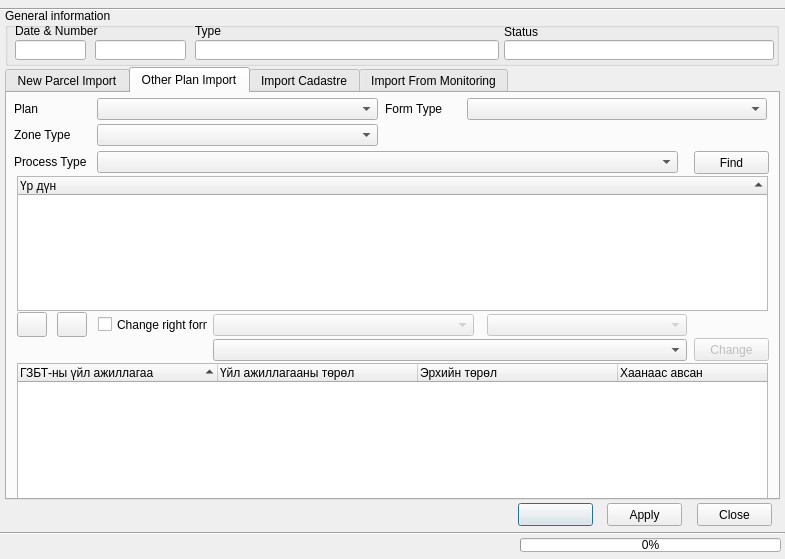
<?xml version="1.0" encoding="UTF-8"?>
<ui version="4.0">
 <class>PlanCaseDialog</class>
 <widget class="QDialog" name="PlanCaseDialog">
  <property name="geometry">
   <rect>
    <x>0</x>
    <y>0</y>
    <width>785</width>
    <height>559</height>
   </rect>
  </property>
  <property name="windowTitle">
   <string>Dialog</string>
  </property>
  <widget class="QGroupBox" name="groupBox">
   <property name="geometry">
    <rect>
     <x>5</x>
     <y>8</y>
     <width>774</width>
     <height>58</height>
    </rect>
   </property>
   <property name="title">
    <string>General information</string>
   </property>
   <widget class="QLabel" name="label_2">
    <property name="geometry">
     <rect>
      <x>10</x>
      <y>16</y>
      <width>167</width>
      <height>13</height>
     </rect>
    </property>
    <property name="text">
     <string>Date &amp; Number</string>
    </property>
   </widget>
   <widget class="QLineEdit" name="type_edit">
    <property name="geometry">
     <rect>
      <x>190</x>
      <y>32</y>
      <width>304</width>
      <height>20</height>
     </rect>
    </property>
    <property name="readOnly">
     <bool>true</bool>
    </property>
   </widget>
   <widget class="QLabel" name="label_3">
    <property name="geometry">
     <rect>
      <x>190</x>
      <y>15</y>
      <width>231</width>
      <height>16</height>
     </rect>
    </property>
    <property name="text">
     <string>Type</string>
    </property>
   </widget>
   <widget class="QLineEdit" name="date_edit">
    <property name="geometry">
     <rect>
      <x>10</x>
      <y>32</y>
      <width>71</width>
      <height>20</height>
     </rect>
    </property>
    <property name="readOnly">
     <bool>true</bool>
    </property>
   </widget>
   <widget class="QLineEdit" name="plan_num_edit">
    <property name="geometry">
     <rect>
      <x>90</x>
      <y>32</y>
      <width>91</width>
      <height>20</height>
     </rect>
    </property>
    <property name="readOnly">
     <bool>true</bool>
    </property>
   </widget>
   <widget class="QLineEdit" name="status_edit">
    <property name="geometry">
     <rect>
      <x>499</x>
      <y>32</y>
      <width>270</width>
      <height>20</height>
     </rect>
    </property>
    <property name="readOnly">
     <bool>true</bool>
    </property>
   </widget>
   <widget class="QLabel" name="label_4">
    <property name="geometry">
     <rect>
      <x>499</x>
      <y>16</y>
      <width>81</width>
      <height>16</height>
     </rect>
    </property>
    <property name="text">
     <string>Status</string>
    </property>
   </widget>
  </widget>
  <widget class="Line" name="line">
   <property name="geometry">
    <rect>
     <x>0</x>
     <y>6</y>
     <width>785</width>
     <height>7</height>
    </rect>
   </property>
   <property name="orientation">
    <enum>Qt::Horizontal</enum>
   </property>
  </widget>
  <widget class="Line" name="line_2">
   <property name="geometry">
    <rect>
     <x>0</x>
     <y>530</y>
     <width>785</width>
     <height>7</height>
    </rect>
   </property>
   <property name="orientation">
    <enum>Qt::Horizontal</enum>
   </property>
  </widget>
  <widget class="QPushButton" name="help_button">
   <property name="geometry">
    <rect>
     <x>518</x>
     <y>503</y>
     <width>75</width>
     <height>23</height>
    </rect>
   </property>
   <property name="styleSheet">
    <string notr="true">image: url(:/plugins/lm2/help_button.png);</string>
   </property>
   <property name="text">
    <string/>
   </property>
   <property name="icon">
    <iconset resource="resources.qrc">
     <normaloff>:/plugins/lm2/help_button.png</normaloff>:/plugins/lm2/help_button.png</iconset>
   </property>
  </widget>
  <widget class="QPushButton" name="close_button">
   <property name="geometry">
    <rect>
     <x>697</x>
     <y>503</y>
     <width>75</width>
     <height>23</height>
    </rect>
   </property>
   <property name="text">
    <string>Close</string>
   </property>
  </widget>
  <widget class="QPushButton" name="apply_button">
   <property name="geometry">
    <rect>
     <x>607</x>
     <y>503</y>
     <width>75</width>
     <height>23</height>
    </rect>
   </property>
   <property name="text">
    <string>Apply</string>
   </property>
  </widget>
  <widget class="QTabWidget" name="tabWidget">
   <property name="geometry">
    <rect>
     <x>5</x>
     <y>67</y>
     <width>775</width>
     <height>433</height>
    </rect>
   </property>
   <property name="currentIndex">
    <number>1</number>
   </property>
   <widget class="QWidget" name="tab">
    <attribute name="title">
     <string>New Parcel Import</string>
    </attribute>
    <widget class="QTreeWidget" name="result_twidget">
     <property name="geometry">
      <rect>
       <x>401</x>
       <y>6</y>
       <width>361</width>
       <height>397</height>
      </rect>
     </property>
     <property name="verticalScrollBarPolicy">
      <enum>Qt::ScrollBarAlwaysOn</enum>
     </property>
     <attribute name="headerDefaultSectionSize">
      <number>100</number>
     </attribute>
     <column>
      <property name="text">
       <string>Maintenance Case Objects</string>
      </property>
     </column>
    </widget>
    <widget class="QGroupBox" name="import_groupbox">
     <property name="enabled">
      <bool>true</bool>
     </property>
     <property name="geometry">
      <rect>
       <x>11</x>
       <y>0</y>
       <width>381</width>
       <height>241</height>
      </rect>
     </property>
     <property name="title">
      <string>Import</string>
     </property>
     <widget class="QLineEdit" name="parcel_shape_edit">
      <property name="geometry">
       <rect>
        <x>9</x>
        <y>212</y>
        <width>311</width>
        <height>21</height>
       </rect>
      </property>
      <property name="readOnly">
       <bool>true</bool>
      </property>
     </widget>
     <widget class="QLabel" name="label">
      <property name="geometry">
       <rect>
        <x>10</x>
        <y>193</y>
        <width>311</width>
        <height>16</height>
       </rect>
      </property>
      <property name="text">
       <string>Parcel Shapefile</string>
      </property>
     </widget>
     <widget class="QPushButton" name="open_parcel_file_button">
      <property name="geometry">
       <rect>
        <x>330</x>
        <y>210</y>
        <width>42</width>
        <height>25</height>
       </rect>
      </property>
      <property name="text">
       <string/>
      </property>
      <property name="icon">
       <iconset resource="resources.qrc">
        <normaloff>:/plugins/lm2/open.png</normaloff>:/plugins/lm2/open.png</iconset>
      </property>
     </widget>
     <widget class="QRadioButton" name="point_rbutton">
      <property name="geometry">
       <rect>
        <x>150</x>
        <y>173</y>
        <width>82</width>
        <height>17</height>
       </rect>
      </property>
      <property name="text">
       <string>Point</string>
      </property>
     </widget>
     <widget class="QRadioButton" name="line_rbutton">
      <property name="geometry">
       <rect>
        <x>280</x>
        <y>173</y>
        <width>91</width>
        <height>17</height>
       </rect>
      </property>
      <property name="text">
       <string>Line</string>
      </property>
     </widget>
     <widget class="QRadioButton" name="polygon_rbutton">
      <property name="enabled">
       <bool>true</bool>
      </property>
      <property name="geometry">
       <rect>
        <x>10</x>
        <y>173</y>
        <width>82</width>
        <height>17</height>
       </rect>
      </property>
      <property name="text">
       <string>Polygon</string>
      </property>
     </widget>
     <widget class="QComboBox" name="shp_process_type_cbox">
      <property name="enabled">
       <bool>false</bool>
      </property>
      <property name="geometry">
       <rect>
        <x>10</x>
        <y>145</y>
        <width>361</width>
        <height>22</height>
       </rect>
      </property>
      <property name="toolTip">
       <string/>
      </property>
     </widget>
     <widget class="QCheckBox" name="if_single_type_chbox">
      <property name="geometry">
       <rect>
        <x>10</x>
        <y>105</y>
        <width>361</width>
        <height>17</height>
       </rect>
      </property>
      <property name="text">
       <string>Зөвхөн нэг арга хэмжээгээр оруулах</string>
      </property>
     </widget>
     <widget class="QCheckBox" name="default_plan_zone_chbox">
      <property name="geometry">
       <rect>
        <x>10</x>
        <y>124</y>
        <width>361</width>
        <height>17</height>
       </rect>
      </property>
      <property name="text">
       <string>Үндсэн тохиргооноос авах</string>
      </property>
     </widget>
     <widget class="QComboBox" name="shp_rigth_form_cbox">
      <property name="enabled">
       <bool>true</bool>
      </property>
      <property name="geometry">
       <rect>
        <x>10</x>
        <y>34</y>
        <width>361</width>
        <height>22</height>
       </rect>
      </property>
      <property name="toolTip">
       <string/>
      </property>
     </widget>
     <widget class="QLabel" name="label_6">
      <property name="geometry">
       <rect>
        <x>11</x>
        <y>17</y>
        <width>361</width>
        <height>16</height>
       </rect>
      </property>
      <property name="text">
       <string>Арга хэмжээний төрөл</string>
      </property>
     </widget>
     <widget class="QComboBox" name="shp_right_type_change_cbox">
      <property name="enabled">
       <bool>false</bool>
      </property>
      <property name="geometry">
       <rect>
        <x>10</x>
        <y>80</y>
        <width>361</width>
        <height>22</height>
       </rect>
      </property>
     </widget>
     <widget class="QLabel" name="label_7">
      <property name="geometry">
       <rect>
        <x>10</x>
        <y>60</y>
        <width>361</width>
        <height>16</height>
       </rect>
      </property>
      <property name="text">
       <string>Эрхийн төрөл</string>
      </property>
     </widget>
    </widget>
    <widget class="QLabel" name="message_label">
     <property name="geometry">
      <rect>
       <x>12</x>
       <y>250</y>
       <width>377</width>
       <height>151</height>
      </rect>
     </property>
     <property name="font">
      <font>
       <weight>75</weight>
       <bold>true</bold>
      </font>
     </property>
     <property name="text">
      <string>Message Information</string>
     </property>
    </widget>
   </widget>
   <widget class="QWidget" name="tab_2">
    <attribute name="title">
     <string>Other Plan Import</string>
    </attribute>
    <widget class="QTreeWidget" name="main_tree_widget">
     <property name="geometry">
      <rect>
       <x>10</x>
       <y>83</y>
       <width>751</width>
       <height>135</height>
      </rect>
     </property>
     <property name="sortingEnabled">
      <bool>true</bool>
     </property>
     <property name="wordWrap">
      <bool>true</bool>
     </property>
     <column>
      <property name="text">
       <string>Үр дүн</string>
      </property>
     </column>
    </widget>
    <widget class="QLabel" name="label_10">
     <property name="geometry">
      <rect>
       <x>7</x>
       <y>34</y>
       <width>80</width>
       <height>16</height>
      </rect>
     </property>
     <property name="text">
      <string>Zone Type</string>
     </property>
    </widget>
    <widget class="QComboBox" name="zone_type_cbox">
     <property name="geometry">
      <rect>
       <x>90</x>
       <y>31</y>
       <width>281</width>
       <height>22</height>
      </rect>
     </property>
    </widget>
    <widget class="QComboBox" name="main_process_type_cbox">
     <property name="geometry">
      <rect>
       <x>90</x>
       <y>58</y>
       <width>581</width>
       <height>22</height>
      </rect>
     </property>
    </widget>
    <widget class="QLabel" name="label_5">
     <property name="geometry">
      <rect>
       <x>7</x>
       <y>61</y>
       <width>80</width>
       <height>16</height>
      </rect>
     </property>
     <property name="text">
      <string>Process Type</string>
     </property>
    </widget>
    <widget class="QPushButton" name="add_button">
     <property name="geometry">
      <rect>
       <x>10</x>
       <y>219</y>
       <width>30</width>
       <height>25</height>
      </rect>
     </property>
     <property name="text">
      <string/>
     </property>
     <property name="icon">
      <iconset resource="resources.qrc">
       <normaloff>:/plugins/lm2/down_button.png</normaloff>:/plugins/lm2/down_button.png</iconset>
     </property>
    </widget>
    <widget class="QPushButton" name="remove_button">
     <property name="geometry">
      <rect>
       <x>50</x>
       <y>219</y>
       <width>30</width>
       <height>25</height>
      </rect>
     </property>
     <property name="text">
      <string/>
     </property>
     <property name="icon">
      <iconset resource="resources.qrc">
       <normaloff>:/plugins/lm2/up_button.png</normaloff>:/plugins/lm2/up_button.png</iconset>
     </property>
    </widget>
    <widget class="QLabel" name="label_11">
     <property name="geometry">
      <rect>
       <x>7</x>
       <y>8</y>
       <width>80</width>
       <height>16</height>
      </rect>
     </property>
     <property name="text">
      <string>Plan</string>
     </property>
    </widget>
    <widget class="QComboBox" name="plan_cbox">
     <property name="geometry">
      <rect>
       <x>90</x>
       <y>5</y>
       <width>281</width>
       <height>22</height>
      </rect>
     </property>
    </widget>
    <widget class="QPushButton" name="find_button">
     <property name="geometry">
      <rect>
       <x>687</x>
       <y>58</y>
       <width>75</width>
       <height>23</height>
      </rect>
     </property>
     <property name="text">
      <string>Find</string>
     </property>
    </widget>
    <widget class="QTreeWidget" name="current_tree_widget">
     <property name="geometry">
      <rect>
       <x>10</x>
       <y>270</y>
       <width>751</width>
       <height>136</height>
      </rect>
     </property>
     <property name="sortingEnabled">
      <bool>true</bool>
     </property>
     <property name="wordWrap">
      <bool>true</bool>
     </property>
     <attribute name="headerDefaultSectionSize">
      <number>200</number>
     </attribute>
     <column>
      <property name="text">
       <string>ГЗБТ-ны үйл ажиллагаа</string>
      </property>
     </column>
     <column>
      <property name="text">
       <string>Үйл ажиллагааны төрөл</string>
      </property>
     </column>
     <column>
      <property name="text">
       <string>Эрхийн төрөл</string>
      </property>
     </column>
     <column>
      <property name="text">
       <string>Хаанаас авсан</string>
      </property>
     </column>
    </widget>
    <widget class="QComboBox" name="form_type_cbox">
     <property name="geometry">
      <rect>
       <x>460</x>
       <y>5</y>
       <width>300</width>
       <height>22</height>
      </rect>
     </property>
    </widget>
    <widget class="QLabel" name="label_12">
     <property name="geometry">
      <rect>
       <x>378</x>
       <y>8</y>
       <width>80</width>
       <height>16</height>
      </rect>
     </property>
     <property name="text">
      <string>Form Type</string>
     </property>
    </widget>
    <widget class="QPushButton" name="form_change_button">
     <property name="enabled">
      <bool>false</bool>
     </property>
     <property name="geometry">
      <rect>
       <x>687</x>
       <y>245</y>
       <width>75</width>
       <height>23</height>
      </rect>
     </property>
     <property name="text">
      <string>Change</string>
     </property>
    </widget>
    <widget class="QComboBox" name="form_type_change_cbox">
     <property name="enabled">
      <bool>false</bool>
     </property>
     <property name="geometry">
      <rect>
       <x>206</x>
       <y>221</y>
       <width>261</width>
       <height>22</height>
      </rect>
     </property>
    </widget>
    <widget class="QCheckBox" name="change_form_check_box">
     <property name="geometry">
      <rect>
       <x>91</x>
       <y>223</y>
       <width>110</width>
       <height>17</height>
      </rect>
     </property>
     <property name="text">
      <string>Change right form</string>
     </property>
    </widget>
    <widget class="QComboBox" name="right_type_change_cbox">
     <property name="enabled">
      <bool>false</bool>
     </property>
     <property name="geometry">
      <rect>
       <x>480</x>
       <y>221</y>
       <width>200</width>
       <height>22</height>
      </rect>
     </property>
    </widget>
    <widget class="QComboBox" name="current_process_type_cbox">
     <property name="enabled">
      <bool>true</bool>
     </property>
     <property name="geometry">
      <rect>
       <x>206</x>
       <y>246</y>
       <width>474</width>
       <height>22</height>
      </rect>
     </property>
    </widget>
   </widget>
   <widget class="QWidget" name="tab_3">
    <attribute name="title">
     <string>Import Cadastre</string>
    </attribute>
    <widget class="QLabel" name="label_13">
     <property name="geometry">
      <rect>
       <x>7</x>
       <y>8</y>
       <width>80</width>
       <height>16</height>
      </rect>
     </property>
     <property name="text">
      <string>Right Type</string>
     </property>
    </widget>
    <widget class="QComboBox" name="cadastre_right_type_cbox">
     <property name="geometry">
      <rect>
       <x>90</x>
       <y>5</y>
       <width>251</width>
       <height>22</height>
      </rect>
     </property>
    </widget>
    <widget class="QLabel" name="label_14">
     <property name="geometry">
      <rect>
       <x>350</x>
       <y>8</y>
       <width>80</width>
       <height>16</height>
      </rect>
     </property>
     <property name="text">
      <string>Land Use</string>
     </property>
    </widget>
    <widget class="QComboBox" name="land_use_type_cbox">
     <property name="geometry">
      <rect>
       <x>429</x>
       <y>5</y>
       <width>331</width>
       <height>22</height>
      </rect>
     </property>
    </widget>
    <widget class="QLabel" name="label_84">
     <property name="geometry">
      <rect>
       <x>430</x>
       <y>34</y>
       <width>81</width>
       <height>16</height>
      </rect>
     </property>
     <property name="text">
      <string>Khashaa</string>
     </property>
    </widget>
    <widget class="QLabel" name="label_25">
     <property name="geometry">
      <rect>
       <x>270</x>
       <y>31</y>
       <width>150</width>
       <height>17</height>
      </rect>
     </property>
     <property name="text">
      <string>Right Holder Name</string>
     </property>
    </widget>
    <widget class="QLineEdit" name="parcel_khashaa_edit">
     <property name="geometry">
      <rect>
       <x>430</x>
       <y>50</y>
       <width>75</width>
       <height>20</height>
      </rect>
     </property>
    </widget>
    <widget class="QLineEdit" name="parcel_streetname_edit">
     <property name="geometry">
      <rect>
       <x>516</x>
       <y>50</y>
       <width>160</width>
       <height>20</height>
      </rect>
     </property>
    </widget>
    <widget class="QLabel" name="label_83">
     <property name="geometry">
      <rect>
       <x>515</x>
       <y>31</y>
       <width>150</width>
       <height>17</height>
      </rect>
     </property>
     <property name="text">
      <string>Street Name</string>
     </property>
    </widget>
    <widget class="QLineEdit" name="parcel_right_holder_name_edit">
     <property name="geometry">
      <rect>
       <x>270</x>
       <y>50</y>
       <width>150</width>
       <height>20</height>
      </rect>
     </property>
    </widget>
    <widget class="QLineEdit" name="personal_parcel_edit">
     <property name="geometry">
      <rect>
       <x>140</x>
       <y>50</y>
       <width>120</width>
       <height>20</height>
      </rect>
     </property>
    </widget>
    <widget class="QLabel" name="label_70">
     <property name="geometry">
      <rect>
       <x>140</x>
       <y>34</y>
       <width>120</width>
       <height>11</height>
      </rect>
     </property>
     <property name="text">
      <string>Personal / Company ID</string>
     </property>
    </widget>
    <widget class="QLineEdit" name="parcel_num_edit">
     <property name="geometry">
      <rect>
       <x>10</x>
       <y>50</y>
       <width>120</width>
       <height>20</height>
      </rect>
     </property>
    </widget>
    <widget class="QLabel" name="label_22">
     <property name="geometry">
      <rect>
       <x>10</x>
       <y>31</y>
       <width>120</width>
       <height>17</height>
      </rect>
     </property>
     <property name="text">
      <string>Parcel Number</string>
     </property>
    </widget>
    <widget class="QPushButton" name="cadastre_form_change_button">
     <property name="enabled">
      <bool>false</bool>
     </property>
     <property name="geometry">
      <rect>
       <x>686</x>
       <y>239</y>
       <width>75</width>
       <height>23</height>
      </rect>
     </property>
     <property name="text">
      <string>Change</string>
     </property>
    </widget>
    <widget class="QPushButton" name="cad_add_button">
     <property name="geometry">
      <rect>
       <x>10</x>
       <y>213</y>
       <width>30</width>
       <height>25</height>
      </rect>
     </property>
     <property name="text">
      <string/>
     </property>
     <property name="icon">
      <iconset resource="resources.qrc">
       <normaloff>:/plugins/lm2/down_button.png</normaloff>:/plugins/lm2/down_button.png</iconset>
     </property>
    </widget>
    <widget class="QCheckBox" name="cadastre_change_form_check_box">
     <property name="geometry">
      <rect>
       <x>91</x>
       <y>217</y>
       <width>110</width>
       <height>17</height>
      </rect>
     </property>
     <property name="text">
      <string>Change right form</string>
     </property>
    </widget>
    <widget class="QTableWidget" name="cadastre_current_twidget">
     <property name="geometry">
      <rect>
       <x>10</x>
       <y>266</y>
       <width>751</width>
       <height>140</height>
      </rect>
     </property>
     <property name="sortingEnabled">
      <bool>true</bool>
     </property>
     <attribute name="horizontalHeaderDefaultSectionSize">
      <number>200</number>
     </attribute>
     <attribute name="horizontalHeaderMinimumSectionSize">
      <number>35</number>
     </attribute>
     <attribute name="verticalHeaderDefaultSectionSize">
      <number>30</number>
     </attribute>
     <attribute name="verticalHeaderMinimumSectionSize">
      <number>19</number>
     </attribute>
     <column>
      <property name="text">
       <string>Cadastre Parcel Information</string>
      </property>
     </column>
     <column>
      <property name="text">
       <string>Zone Type</string>
      </property>
     </column>
     <column>
      <property name="text">
       <string>Form Type</string>
      </property>
     </column>
     <column>
      <property name="text">
       <string>Right Type</string>
      </property>
     </column>
    </widget>
    <widget class="QComboBox" name="cadastre_form_type_change_cbox">
     <property name="enabled">
      <bool>false</bool>
     </property>
     <property name="geometry">
      <rect>
       <x>206</x>
       <y>215</y>
       <width>261</width>
       <height>22</height>
      </rect>
     </property>
    </widget>
    <widget class="QPushButton" name="cad_remove_button">
     <property name="geometry">
      <rect>
       <x>50</x>
       <y>213</y>
       <width>30</width>
       <height>25</height>
      </rect>
     </property>
     <property name="text">
      <string/>
     </property>
     <property name="icon">
      <iconset resource="resources.qrc">
       <normaloff>:/plugins/lm2/up_button.png</normaloff>:/plugins/lm2/up_button.png</iconset>
     </property>
    </widget>
    <widget class="QTableWidget" name="cadastre_twidget">
     <property name="geometry">
      <rect>
       <x>10</x>
       <y>74</y>
       <width>751</width>
       <height>135</height>
      </rect>
     </property>
     <attribute name="horizontalHeaderDefaultSectionSize">
      <number>370</number>
     </attribute>
     <attribute name="horizontalHeaderMinimumSectionSize">
      <number>35</number>
     </attribute>
    </widget>
    <widget class="QPushButton" name="cadastre_find_button">
     <property name="geometry">
      <rect>
       <x>686</x>
       <y>49</y>
       <width>75</width>
       <height>23</height>
      </rect>
     </property>
     <property name="text">
      <string>Find</string>
     </property>
    </widget>
    <widget class="QComboBox" name="cadastre_right_type_change_cbox">
     <property name="enabled">
      <bool>false</bool>
     </property>
     <property name="geometry">
      <rect>
       <x>480</x>
       <y>215</y>
       <width>200</width>
       <height>22</height>
      </rect>
     </property>
    </widget>
    <widget class="QComboBox" name="cad_process_type_cbox">
     <property name="enabled">
      <bool>true</bool>
     </property>
     <property name="geometry">
      <rect>
       <x>206</x>
       <y>240</y>
       <width>474</width>
       <height>22</height>
      </rect>
     </property>
    </widget>
   </widget>
   <widget class="QWidget" name="tab_4">
    <attribute name="title">
     <string>Import From Monitoring</string>
    </attribute>
    <widget class="QTableWidget" name="monitoring_twidget">
     <property name="geometry">
      <rect>
       <x>10</x>
       <y>30</y>
       <width>751</width>
       <height>141</height>
      </rect>
     </property>
     <attribute name="horizontalHeaderDefaultSectionSize">
      <number>370</number>
     </attribute>
     <column>
      <property name="text">
       <string>Бэлчээрийн мэдээлэл</string>
      </property>
     </column>
     <column>
      <property name="text">
       <string>Төлөв байдлын мэдээлэл</string>
      </property>
     </column>
    </widget>
    <widget class="QPushButton" name="monitoring_remove_button">
     <property name="geometry">
      <rect>
       <x>49</x>
       <y>174</y>
       <width>30</width>
       <height>25</height>
      </rect>
     </property>
     <property name="text">
      <string/>
     </property>
     <property name="icon">
      <iconset resource="resources.qrc">
       <normaloff>:/plugins/lm2/up_button.png</normaloff>:/plugins/lm2/up_button.png</iconset>
     </property>
    </widget>
    <widget class="QPushButton" name="monitoring_add_button">
     <property name="geometry">
      <rect>
       <x>9</x>
       <y>174</y>
       <width>30</width>
       <height>25</height>
      </rect>
     </property>
     <property name="text">
      <string/>
     </property>
     <property name="icon">
      <iconset resource="resources.qrc">
       <normaloff>:/plugins/lm2/down_button.png</normaloff>:/plugins/lm2/down_button.png</iconset>
     </property>
    </widget>
    <widget class="QComboBox" name="monitoring_right_type_change_cbox">
     <property name="enabled">
      <bool>false</bool>
     </property>
     <property name="geometry">
      <rect>
       <x>479</x>
       <y>176</y>
       <width>200</width>
       <height>22</height>
      </rect>
     </property>
    </widget>
    <widget class="QComboBox" name="monitoring_form_type_change_cbox">
     <property name="enabled">
      <bool>false</bool>
     </property>
     <property name="geometry">
      <rect>
       <x>205</x>
       <y>176</y>
       <width>261</width>
       <height>22</height>
      </rect>
     </property>
    </widget>
    <widget class="QCheckBox" name="monitoring_change_form_check_box">
     <property name="geometry">
      <rect>
       <x>90</x>
       <y>178</y>
       <width>110</width>
       <height>17</height>
      </rect>
     </property>
     <property name="text">
      <string>Change right form</string>
     </property>
    </widget>
    <widget class="QComboBox" name="monitoring_process_type_cbox">
     <property name="enabled">
      <bool>true</bool>
     </property>
     <property name="geometry">
      <rect>
       <x>205</x>
       <y>201</y>
       <width>474</width>
       <height>22</height>
      </rect>
     </property>
    </widget>
    <widget class="QPushButton" name="monitoring_form_change_button">
     <property name="enabled">
      <bool>false</bool>
     </property>
     <property name="geometry">
      <rect>
       <x>685</x>
       <y>200</y>
       <width>75</width>
       <height>23</height>
      </rect>
     </property>
     <property name="text">
      <string>Change</string>
     </property>
    </widget>
    <widget class="QTableWidget" name="monitoring_current_twidget">
     <property name="geometry">
      <rect>
       <x>10</x>
       <y>230</y>
       <width>751</width>
       <height>140</height>
      </rect>
     </property>
     <property name="sortingEnabled">
      <bool>true</bool>
     </property>
     <attribute name="horizontalHeaderDefaultSectionSize">
      <number>200</number>
     </attribute>
     <attribute name="horizontalHeaderMinimumSectionSize">
      <number>35</number>
     </attribute>
     <attribute name="verticalHeaderDefaultSectionSize">
      <number>30</number>
     </attribute>
     <attribute name="verticalHeaderMinimumSectionSize">
      <number>19</number>
     </attribute>
     <column>
      <property name="text">
       <string>Cadastre Parcel Information</string>
      </property>
     </column>
     <column>
      <property name="text">
       <string>Zone Type</string>
      </property>
     </column>
     <column>
      <property name="text">
       <string>Form Type</string>
      </property>
     </column>
     <column>
      <property name="text">
       <string>Right Type</string>
      </property>
     </column>
    </widget>
    <widget class="QComboBox" name="land_use_type_cbox_2">
     <property name="geometry">
      <rect>
       <x>473</x>
       <y>3</y>
       <width>141</width>
       <height>22</height>
      </rect>
     </property>
    </widget>
    <widget class="QLabel" name="label_15">
     <property name="geometry">
      <rect>
       <x>110</x>
       <y>6</y>
       <width>80</width>
       <height>16</height>
      </rect>
     </property>
     <property name="text">
      <string>Баг</string>
     </property>
    </widget>
    <widget class="QLabel" name="label_16">
     <property name="geometry">
      <rect>
       <x>383</x>
       <y>6</y>
       <width>80</width>
       <height>16</height>
      </rect>
     </property>
     <property name="text">
      <string>Улирал</string>
     </property>
    </widget>
    <widget class="QComboBox" name="cadastre_right_type_cbox_2">
     <property name="geometry">
      <rect>
       <x>193</x>
       <y>3</y>
       <width>151</width>
       <height>22</height>
      </rect>
     </property>
    </widget>
    <widget class="QPushButton" name="monitoring_find_button">
     <property name="geometry">
      <rect>
       <x>690</x>
       <y>2</y>
       <width>75</width>
       <height>23</height>
      </rect>
     </property>
     <property name="text">
      <string>Find</string>
     </property>
    </widget>
    <widget class="QSpinBox" name="monitoring_year_sbox">
     <property name="geometry">
      <rect>
       <x>10</x>
       <y>3</y>
       <width>87</width>
       <height>22</height>
      </rect>
     </property>
     <property name="minimum">
      <number>2003</number>
     </property>
     <property name="maximum">
      <number>9999</number>
     </property>
     <property name="value">
      <number>2019</number>
     </property>
    </widget>
   </widget>
  </widget>
  <widget class="QLabel" name="status_label">
   <property name="geometry">
    <rect>
     <x>10</x>
     <y>510</y>
     <width>399</width>
     <height>16</height>
    </rect>
   </property>
   <property name="text">
    <string/>
   </property>
  </widget>
  <widget class="QProgressBar" name="main_load_pbar">
   <property name="geometry">
    <rect>
     <x>520</x>
     <y>538</y>
     <width>261</width>
     <height>14</height>
    </rect>
   </property>
   <property name="value">
    <number>0</number>
   </property>
   <property name="textDirection">
    <enum>QProgressBar::TopToBottom</enum>
   </property>
  </widget>
  <widget class="QLabel" name="error_label">
   <property name="geometry">
    <rect>
     <x>10</x>
     <y>538</y>
     <width>501</width>
     <height>16</height>
    </rect>
   </property>
   <property name="text">
    <string/>
   </property>
  </widget>
 </widget>
 <resources>
  <include location="resources.qrc"/>
  <include location="C:/Users/B.Ankhbold/.qgis2/python/plugins/lm2_mgis/view/resources.qrc"/>
 </resources>
 <connections/>
</ui>
